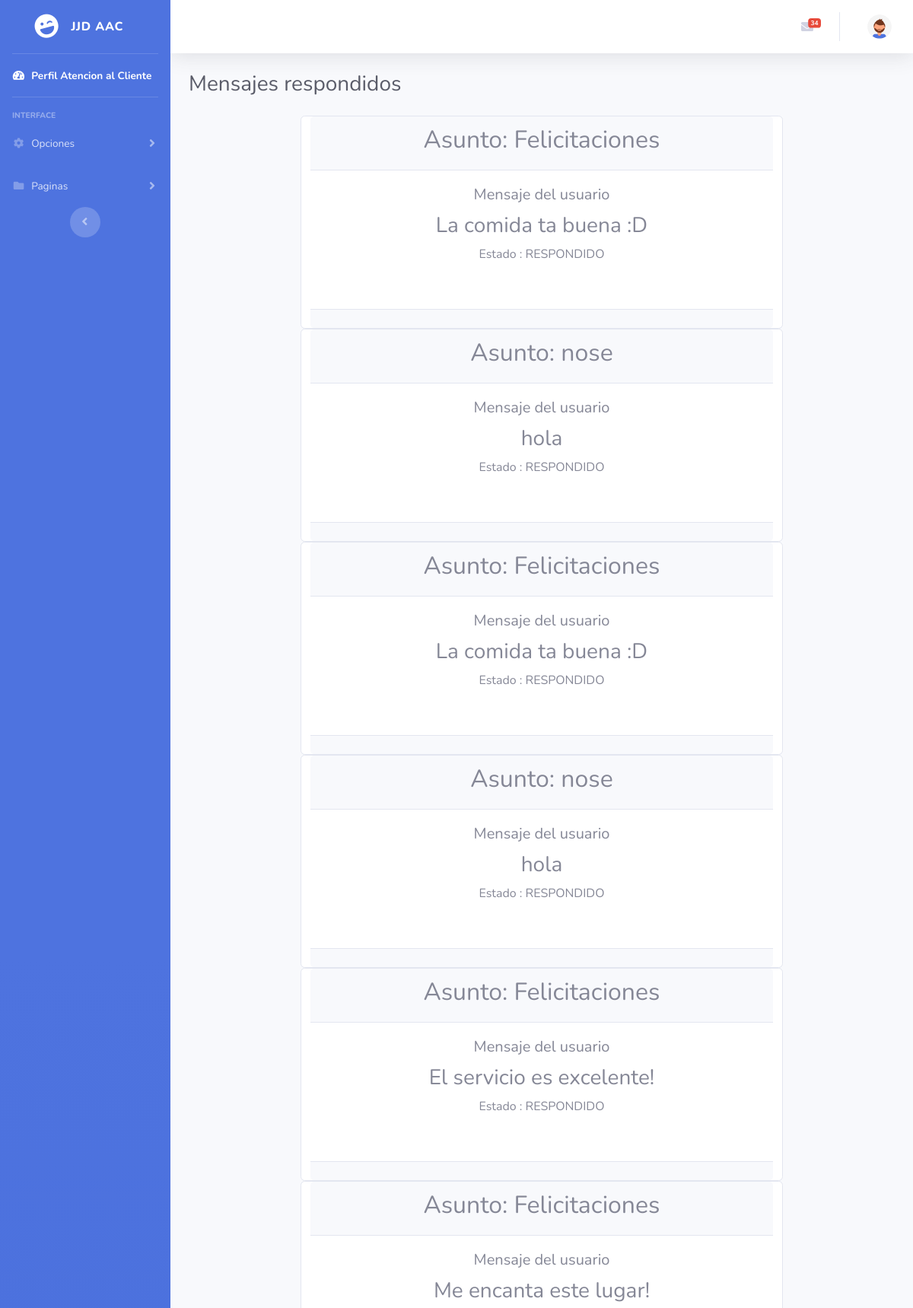
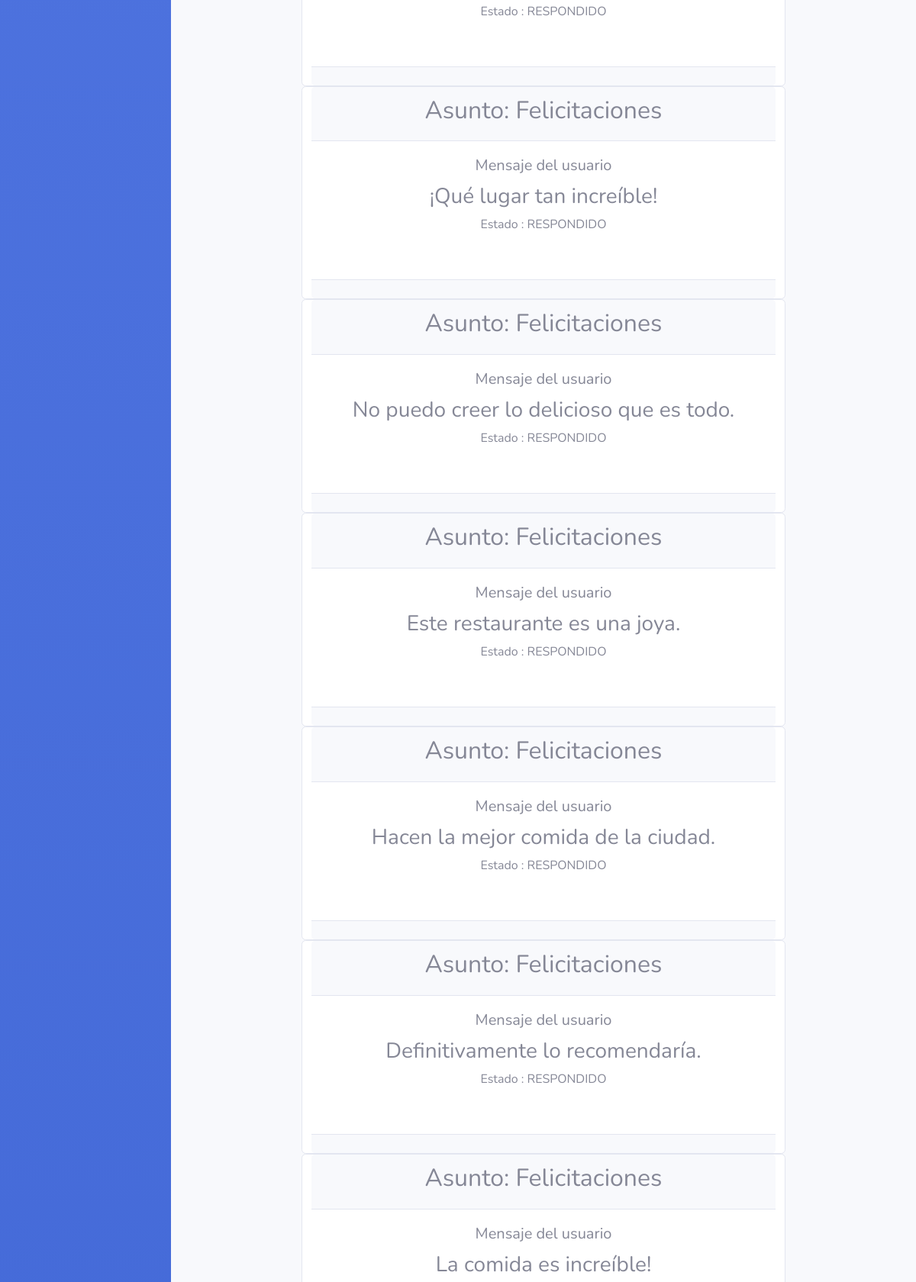
The page /Recursos-humanos/men_res.php (signed in, upper part) on the database its author committed (2 pictures, top to bottom).
### tables this page shows
CREATE TABLE `mensajes` (
  `id` int(11) NOT NULL,
  `id_mensaje` int(11) NOT NULL,
  `Asunto` varchar(45) NOT NULL,
  `mensaje` varchar(100) NOT NULL,
  `fecha` varchar(200) NOT NULL,
  `estado` int(11) NOT NULL
);

### Recursos-humanos/men_res.php (the view, shortened to what this page needs)
<?php require_once "vistas/parte_superior.php" ?>
                <div class="container-fluid">
                    <div class="d-sm-flex align-items-center justify-content-between mb-4">
                        <h1 class="h3 mb-0 text-gray-800">Mensajes respondidos</h1>
                    </div>
                    <div class="row">
                        <?php
                  $consulta = "SELECT * FROM mensajes";
                  $conexion = mysqli_connect("localhost","root","","jjd-food");
                  $resultado = mysqli_query($conexion, $consulta);
                  while ($Datos = mysqli_fetch_array($resultado)) {
                  $id_men = $Datos[1];
                  if ($Datos[5]== 1) {
                    ?>
                    <div class="card text-center mx-auto col-8">
                    <div class="card-header">
                    <h2>Asunto: <?php echo $Datos[2]?></h2>
                    </div>
                    <div class="card-body">
                        <h5 class="card-title"><?php echo "Mensaje del usuario";?></h5>
                        <h3 class="card-text"> <?php echo $Datos[3]?></h3>
                        <form action="validar.php?id_res=<?php echo $id_men?>" method="post">
                        <p>Estado : RESPONDIDO</p>
                        <br>
                        </form>
                    </div>
                    <div class="card-footer text-muted">
                    </div>
                    </div>
                    <?php
                   }
                  }
                   ?>
                    </div>
                </div>
                <?php require_once "vistas/parte_inferior.php" ?>

### rows shown on the page
mensajes: Asunto "Felicitaciones", mensaje "La comida ta buena :D"
mensajes: Asunto "nose", mensaje "hola"
mensajes: Asunto "Felicitaciones", mensaje "La comida ta buena :D"
mensajes: Asunto "nose", mensaje "hola"
mensajes: Asunto "Felicitaciones", mensaje "El servicio es excelente!"
mensajes: Asunto "Felicitaciones", mensaje "Me encanta este lugar!"
mensajes: Asunto "Felicitaciones", mensaje "¡Qué lugar tan increíble!"
mensajes: Asunto "Felicitaciones", mensaje "No puedo creer lo delicioso que es todo."
mensajes: Asunto "Felicitaciones", mensaje "Este restaurante es una joya."
mensajes: Asunto "Felicitaciones", mensaje "Hacen la mejor comida de la ciudad."
mensajes: Asunto "Felicitaciones", mensaje "Definitivamente lo recomendaría."
mensajes: Asunto "Felicitaciones", mensaje "La comida es increíble!"

### other values the page prints
$mensajes[0] "34"
